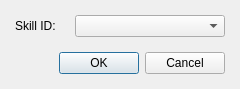
<?xml version="1.0" encoding="UTF-8"?>
<ui version="4.0">
 <class>DialogSystemBattleCommand</class>
 <widget class="QDialog" name="DialogSystemBattleCommand">
  <property name="geometry">
   <rect>
    <x>0</x>
    <y>0</y>
    <width>240</width>
    <height>89</height>
   </rect>
  </property>
  <property name="windowTitle">
   <string>Set battle command</string>
  </property>
  <layout class="QGridLayout" name="gridLayout">
   <property name="leftMargin">
    <number>15</number>
   </property>
   <property name="topMargin">
    <number>10</number>
   </property>
   <property name="rightMargin">
    <number>15</number>
   </property>
   <property name="bottomMargin">
    <number>10</number>
   </property>
   <item row="0" column="0">
    <layout class="QVBoxLayout" name="verticalLayout">
     <property name="spacing">
      <number>15</number>
     </property>
     <item>
      <layout class="QHBoxLayout" name="horizontalLayout">
       <item>
        <widget class="QLabel" name="labelSkillID">
         <property name="text">
          <string>Skill ID:</string>
         </property>
        </widget>
       </item>
       <item>
        <widget class="QComboBox" name="comboBoxSkill">
         <property name="minimumSize">
          <size>
           <width>150</width>
           <height>0</height>
          </size>
         </property>
         <property name="maximumSize">
          <size>
           <width>150</width>
           <height>16777215</height>
          </size>
         </property>
        </widget>
       </item>
      </layout>
     </item>
     <item>
      <widget class="QDialogButtonBox" name="buttonBox">
       <property name="orientation">
        <enum>Qt::Horizontal</enum>
       </property>
       <property name="standardButtons">
        <set>QDialogButtonBox::Cancel|QDialogButtonBox::Ok</set>
       </property>
      </widget>
     </item>
    </layout>
   </item>
  </layout>
 </widget>
 <resources/>
 <connections>
  <connection>
   <sender>buttonBox</sender>
   <signal>accepted()</signal>
   <receiver>DialogSystemBattleCommand</receiver>
   <slot>accept()</slot>
   <hints>
    <hint type="sourcelabel">
     <x>248</x>
     <y>254</y>
    </hint>
    <hint type="destinationlabel">
     <x>157</x>
     <y>274</y>
    </hint>
   </hints>
  </connection>
  <connection>
   <sender>buttonBox</sender>
   <signal>rejected()</signal>
   <receiver>DialogSystemBattleCommand</receiver>
   <slot>reject()</slot>
   <hints>
    <hint type="sourcelabel">
     <x>316</x>
     <y>260</y>
    </hint>
    <hint type="destinationlabel">
     <x>286</x>
     <y>274</y>
    </hint>
   </hints>
  </connection>
 </connections>
</ui>
